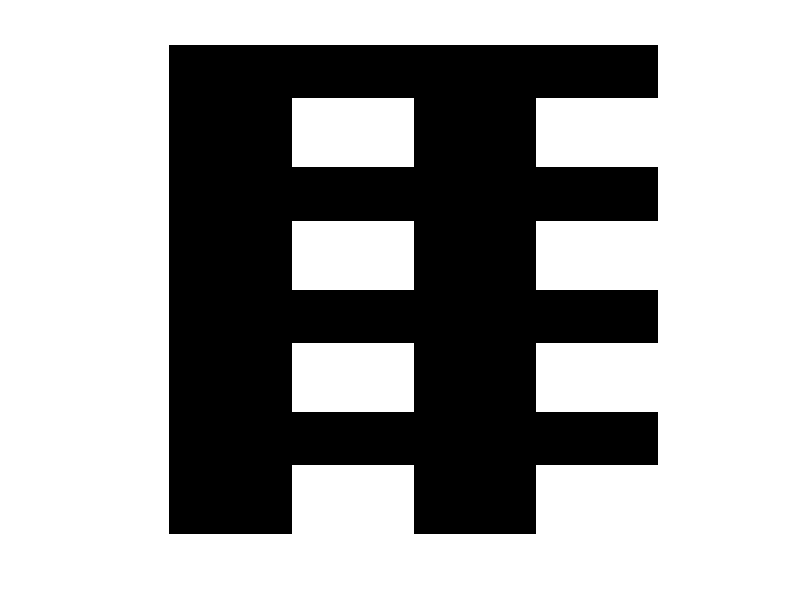
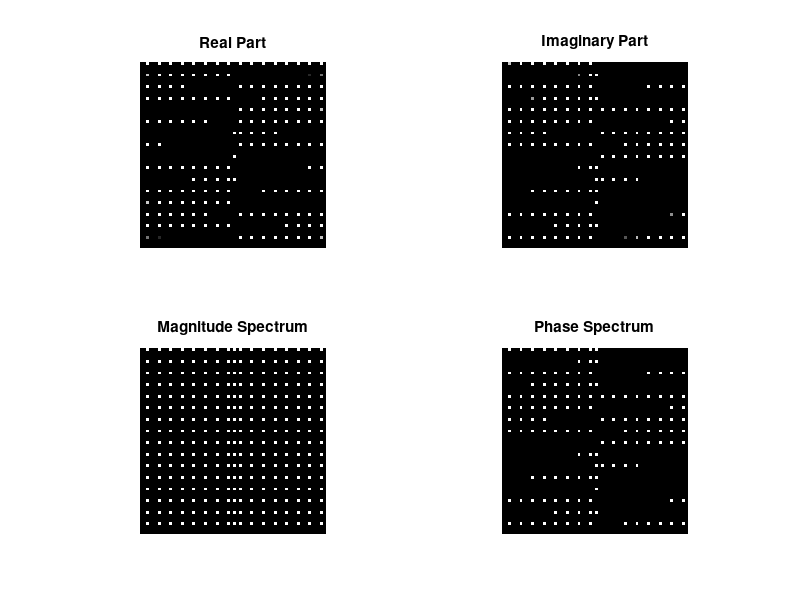
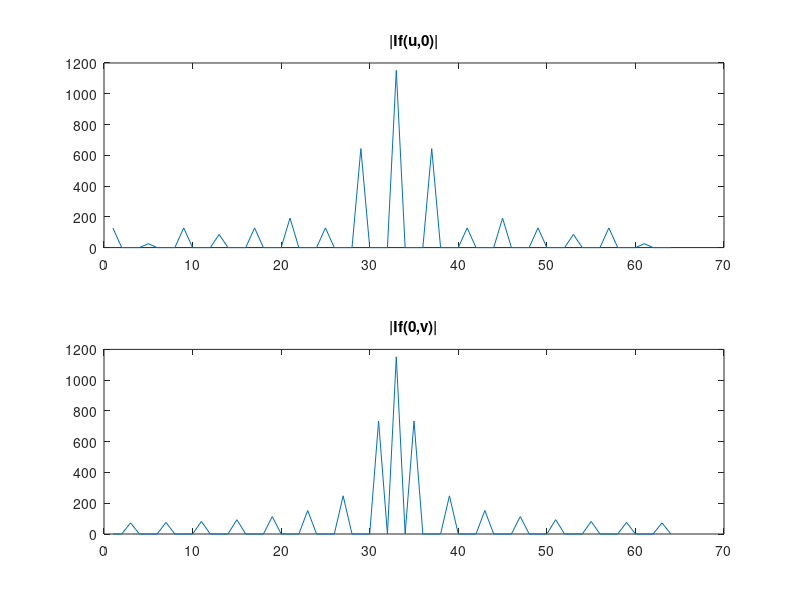

The MATLAB source for these figures, in order:
clear all; 
close all; 
clc;

%% Question 1
N=64;
Ts=1/N; Fs=N; df=Fs/N; % sampling
Im(N/8:N/4,N/4+1:N/2) =1;
Im(1:N/4,N/2+1:N) = Im;
Im(N/4+1:N/2,:) = Im;
Im(N/2+1:3*N/4,:) = Im(1:N/4,:);
Im(3*N/4+1:N,:) = Im(1:N/4,:);
figure; 
imshow(Im, []);

%% Question 2
If = fft2(Im);
If_shifted = fftshift(If);
If_real = real(If_shifted);
If_imag = imag(If_shifted);
If_abs = abs(If_shifted);
If_phase = (180/pi)*angle(If_shifted);
figure; 
subplot(221); imshow(If_real); title('Real Part');
subplot(222); imshow(If_imag); title('Imaginary Part');
subplot(223); imshow(If_abs); title('Magnitude Spectrum');
subplot(224); imshow(If_phase); title('Phase Spectrum');

%% Question 3
Iu0 = fftshift(If(:,1));
I0v = fftshift(If(1,:));
% Plotting 
figure;
subplot(211); plot(abs(Iu0)); title('|If(u,0)|');
subplot(212); plot(transpose(abs(I0v))); title('|If(0,v)|');











